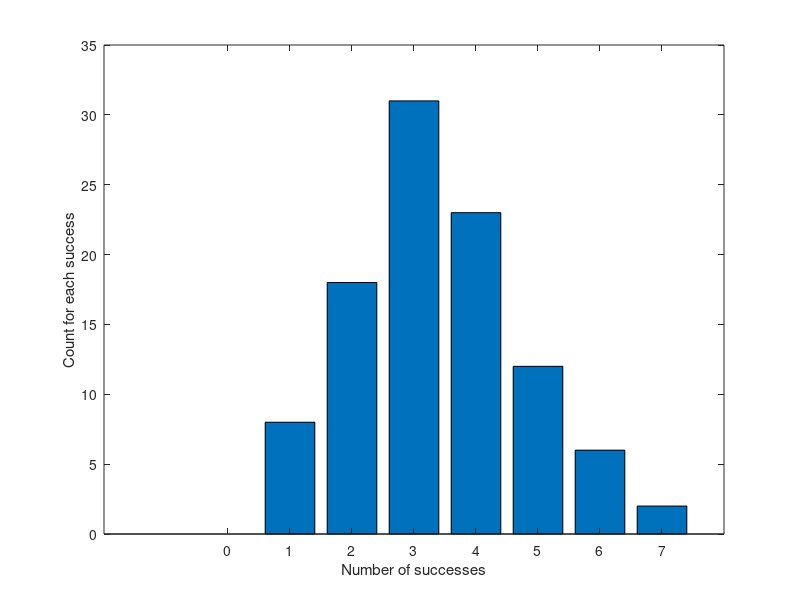

This chart was generated by the following MATLAB code:
clc;

%Initialization of variables
bern = 7;
prob = 0.5;
samp = 100;
temp1=zeros(samp);
temp2=zeros(bern+1,1);

%Generate Random Numbers and count successes in 7 trials for 100 samples
for j = 1:samp
    count=0;
    for i = 1:bern
        S(i) = rand(1);
        if S(i)>prob
        count = count + 1;
        end
    end
    temp1(j) = count; 
end

%count successes for all samples
for j = 1:bern+1
    for i = 1:samp
       if temp1(i) == j-1
           temp2(j,1) = temp2(j,1)+1;
       end
    end
end

%Potting Histogram
figure(1);
bar(0:bern,temp2);
xlabel('Number of successes');
ylabel('Count for each success');
